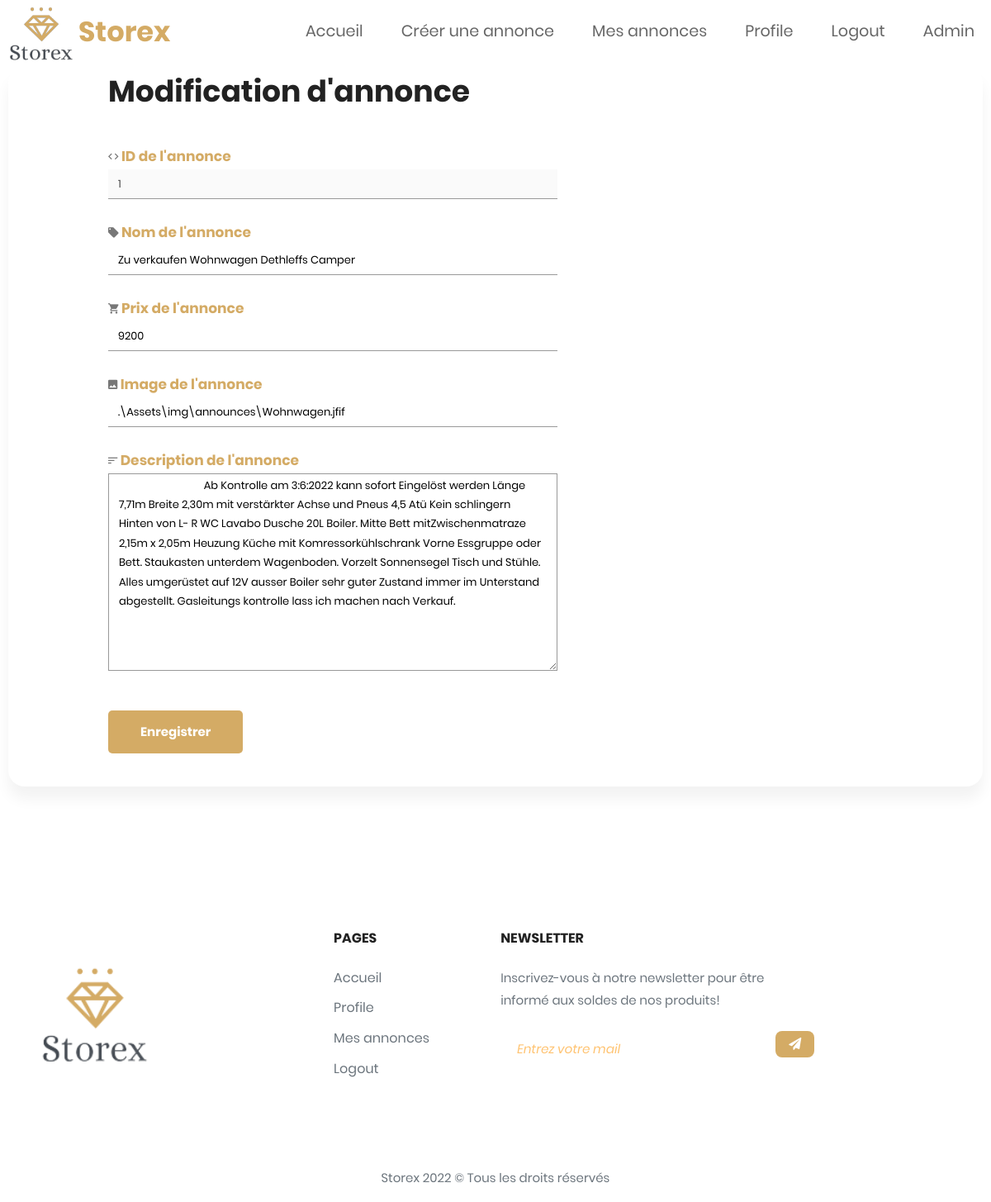
Page /index.php?action=ModifyAnnounce&ID=1 (signed in) on the committed database.
### tables this page shows
CREATE TABLE IF NOT EXISTS `announces`
(
    `ID`          INT           NOT NULL AUTO_INCREMENT,
    `Name`        VARCHAR(45)   NOT NULL,
    `Price`       DECIMAL(10)   NOT NULL,
    `Description` VARCHAR(1000) NULL,
    `Image`       VARCHAR(100)   NOT NULL,
    `user_ID`     INT           NOT NULL,
    PRIMARY KEY (`ID`),
    UNIQUE INDEX `ID_UNIQUE` (`ID` ASC) VISIBLE,
    INDEX `fk_announces_user1_idx` (`user_ID` ASC) VISIBLE,
    CONSTRAINT `fk_announces_user1`
        FOREIGN KEY (`user_ID`)
            REFERENCES `users` (`ID`)
            ON DELETE NO ACTION
            ON UPDATE NO ACTION
);

### Model/DataBaseConnector.php (called while the page is built, shortened)
<?php
function executeQuerySelect($query): ?array
{
    $queryResult = null;
    $dbConnexion = openDBConnexion();
    if ($dbConnexion != null) {
        $statement = $dbConnexion->prepare($query);
        $statement->execute();
        $queryResult = $statement->fetchAll();
    }
    return $queryResult;
}
function openDBConnexion(): ?PDO
{
    $tempDbConnexion = null;
    $sqlDriver = 'mysql';
    $hostname = 'localhost';
    $port = 3306;
    $charset = 'utf8';
    $dbName = 'storex';
    $userName = 'Storex';
    $userPwd = 'Storex2022Password';
    $dsn = $sqlDriver . ':host=' . $hostname . ';dbname=' . $dbName . ';port=' . $port . ';charset=' . $charset;
    try {
        $tempDbConnexion = new PDO($dsn, $userName, $userPwd);
    } catch (PDOException $exception) {
        echo 'Connection failed: ' . $exception->getMessage();
    }
    return $tempDbConnexion;
}

### Model/AnnouncesManager.php (called while the page is built, shortened)
<?php
function GetAnAnnounceFromID($ID): array
{
    $strSeparator = '\'';
    $AnnouncesQuery = 'SELECT announces.ID, announces.Name, announces.Price, announces.Description, announces.Image, announces.user_ID, users.Email FROM storex.announces INNER JOIN storex.users ON announces.user_ID = users.ID WHERE announces.ID =' . $strSeparator . $ID . $strSeparator;
    require_once 'Model/DataBaseConnector.php';
    return executeQuerySelect($AnnouncesQuery);
}

### Controller/AnnouncesController.php (called while the page is built, shortened)
<?php
function ModifyAnnounce($ID)
{
    require_once "Model/AnnouncesManager.php";
    $announcesResults = GetAnAnnounceFromID($ID);
    require "View/FormAnnouncesModify.php";
}

### View/FormAnnouncesModify.php (the view, shortened to what this page needs)
<?php foreach ($announcesResults as $result) : ?>
    <section class="signup">
        <div class="container">
            <div class="signup-content">
                <div class="signup-form">
                    <h2 class="form-title">Modification d'annonce</h2>
                    <form method="POST" class="register-form tm-mb-40" id="register-form" action="index.php?action=ModifyAnnounce">
                        <div class="form-group">
                            <p><i class="zmdi zmdi-code"></i><span class="colorOr"> ID de l'annonce</span></p>
                            <input
                                    class="containerModify"
                                    type="text"
                                    name="announceID"
                                    id="announceID"
                                    value="<?= $result['ID']; ?>"
                                    disabled
                                    required/>
                        </div>
                        <div class="form-group">
                            <p><i class="zmdi zmdi-label"></i><span class="colorOr"> Nom de l'annonce</span></p>
                            <input
                                    class="containerModify"
                                    type="text"
                                    name="announceName"
                                    id="announceName"
                                    value="<?= $result['Name']; ?>"
                                    required/>
                        </div>
                        <div class="form-group">
                            <p><i class="zmdi zmdi-shopping-cart"></i><span class="colorOr"> Prix de l'annonce</span></p>
                            <input
                                    class="containerModify"
                                    type="text"
                                    name="announcePrice"
                                    id="announcePrice"
                                    value="<?= $result['Price']; ?>"
                                    required/>
                        </div>
                        <div class="form-group">
                            <p><i class="zmdi zmdi-image"></i><span class="colorOr"> Image de l'annonce</span></p>
                            <input
                                    class="containerModify"
                                    type="text"
                                    name="announceImage"
                                    id="announceImage"
                                    value="<?= $result['Image']; ?>"
                                    required/>
                        </div>
                        <div class="form-group">
                            <p><i class="zmdi zmdi-sort-amount-desc"></i><span class="colorOr"> Description de l'annonce</span></p>
                            <textarea
                                    rows="10"
                                    class="containerModifyTextarea"
                                    name="announceDescription"
                                    id="announceDescription"
                                    required>
                                <?= $result['Description']; ?>
                            </textarea>
                        </div>
                    </form>
                    <div class="form-group form-button">
                        <input type="submit" name="signup" id="signup" class="form-submit btn btn-primary tm-btn-big" value="Enregistrer"/>
                    </div>
                </div>
            </div>
        </div>
    </section>
<?php endforeach ?>
<?php
require 'gabarit.php';
?>

### Assets/css/main.css (style rules this page uses)
.colorOr { color: #D4AB65; font-weight: bold; font-size: 17px; }
p { line-height: 1.8; }
.btn { border-radius: 0; }
.btn-primary { background-color: #009999; border: 0; border-radius: 5px; padding: 12px 50px 14px; font-size: 1.2rem; }
.form-group { margin-bottom: 25px; }
.tm-btn-big { padding: 12px 90px 14px; }
.tm-mb-40 { margin-bottom: 40px; }
p, .tm-text-gray { color: #999; }

### Assets/styles/addfile.css (style rules this page uses)
.btn { color: white; background-color: #D4AB65; padding: 4px 15px; border-radius: 8px; font-size: 15px; font-weight: bold; cursor: pointer !important; }

### Assets/styles/FormsRegister_Login.css (style rules this page uses)
display-flex, .display-flex, .display-flex-center, .signup-content, .signin-content, .social-login, .socials { display: flex; display: -webkit-flex; }
input, select, textarea { outline: none; appearance: unset !important; -moz-appearance: unset !important; -webkit-appearance: unset !important; -o-appearance: unset !important; -ms-appearance: unset !important; }
p { margin-bottom: 0px; font-size: 15px; color: #777; }
h2 { line-height: 1.66; margin: 0; padding: 0; font-weight: bold; color: #222; font-family: Poppins; font-size: 36px; }
.signup { margin-bottom: 150px; font-size: 13px; }
body { line-height: 1.8; color: #222; font-weight: 400; font-family: Poppins; }
.container { width: 900px; margin: 0 auto; box-shadow: 0px 15px 16.83px 0.17px rgba(0, 0, 0, 0.05); -moz-box-shadow: 0px 15px 16.83px 0.17px rgba(0, 0, 0, 0.05); -webkit-box-shadow: 0px 15px 16.83px 0.17px rgba(0, 0, 0, 0.05); -o-box-shadow: 0px 15px 16.83px 0.17px rgba(0, 0, 0, 0.05); -ms-box-shadow: 0px 15px 16.83px 0.17px rgba(0, 0, 0, 0.05); border-radius: 20px; -moz-border-radius: 20px; -webkit-border-radius: 20px; -o-border-radius: 20px; -ms-border-radius: 20px; }
.signup-content { padding: 0px 0px 40px 0px; }
.signup-form, .signup-image, .signin-form, .signin-image { width: 50%; overflow: hidden; }
.form-title { margin-bottom: 33px; }
.form-submit { display: inline-block; background: #D4AB65; color: #fff; border-bottom: none; width: auto; padding: 15px 39px; border-radius: 5px; -moz-border-radius: 5px; -webkit-border-radius: 5px; -o-border-radius: 5px; -ms-border-radius: 5px; margin-top: 0px; cursor: pointer; }
.signup-form { margin-left: 75px; margin-right: 75px; padding-left: 34px; }
.register-form { width: 100%; }
.form-group { position: relative; margin-bottom: 25px; overflow: hidden; }
.form-group:last-child { margin-bottom: 0px; }
input { width: 100%; display: block; border: none; border-bottom: 1px solid #999; padding: 6px 30px; font-family: Poppins; box-sizing: border-box; }
@media screen { .container { width: calc(100% - 20px); max-width: 100%; } }
@media screen and (min-width: 1024px) { .container { max-width: 1200px; } }

### rows in the picture
announces: announceID "1", announceName "Zu verkaufen Wohnwagen Dethleffs Camper", announcePrice "9200", announceImage ".\\Assets\\img\\announces\\Wohnwagen.jfif", announceDescription "Ab Kontrolle am 3:6:2022 kann sofort Eingelöst werden Länge 7,71m Breite 2,30m mit verstärkter Achse und Pneus 4,5 Atü Kein schlingern Hinten von L- R WC Lavabo Dusche 20L Boiler. Mitte Bett mitZwischenmatraze 2,15m x 2,05m Heuzung Küche mit Komressorkühlschrank Vorne Essgruppe oder Bett. Staukasten unterdem Wagenboden. Vorzelt Sonnensegel Tisch und Stühle. Alles umgerüstet auf 12V ausser Boiler sehr guter Zustand immer im Unterstand abgestellt. Gasleitungs kontrolle lass ich machen nach Verkauf."
